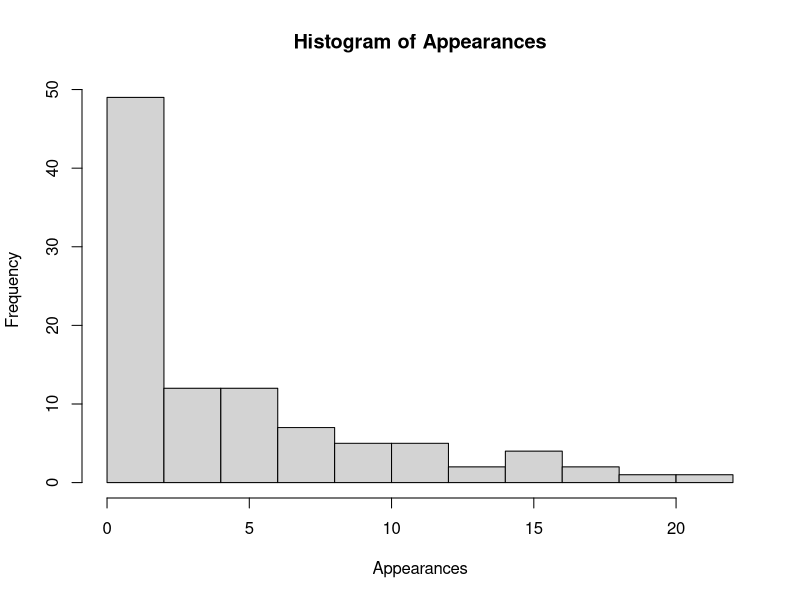
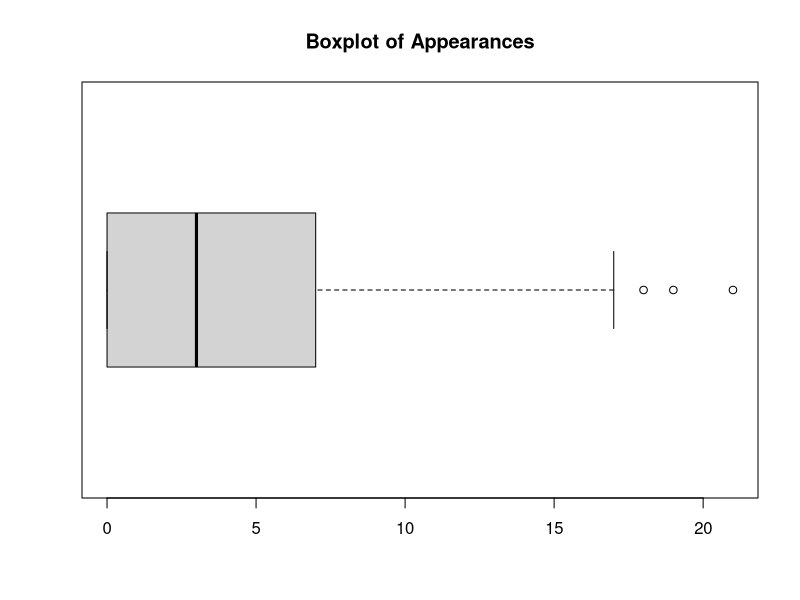
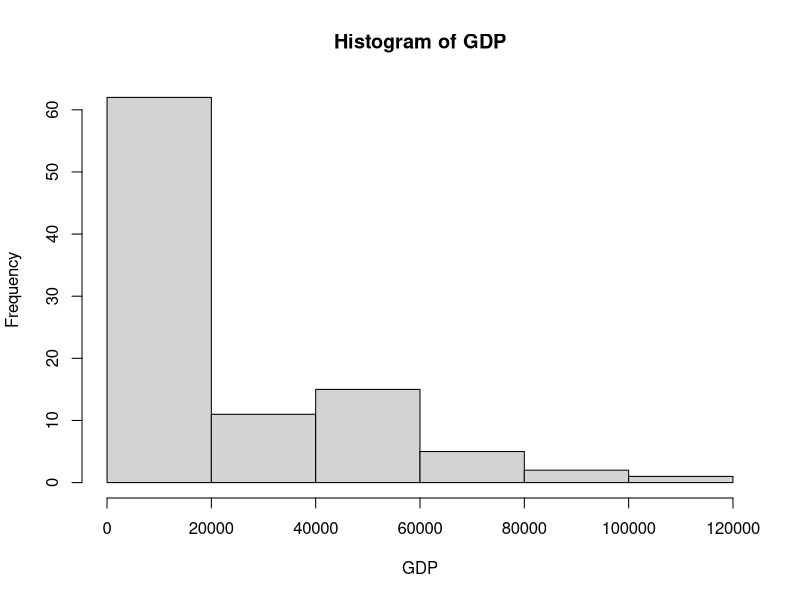
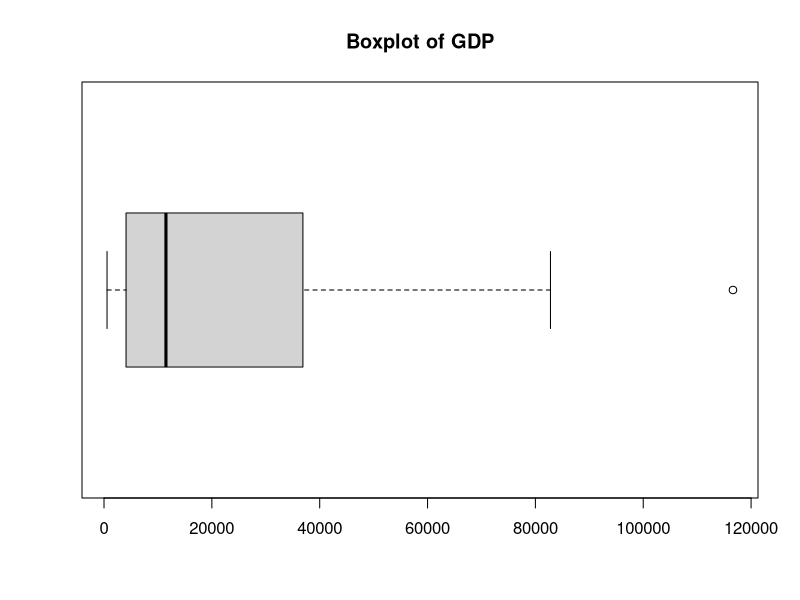
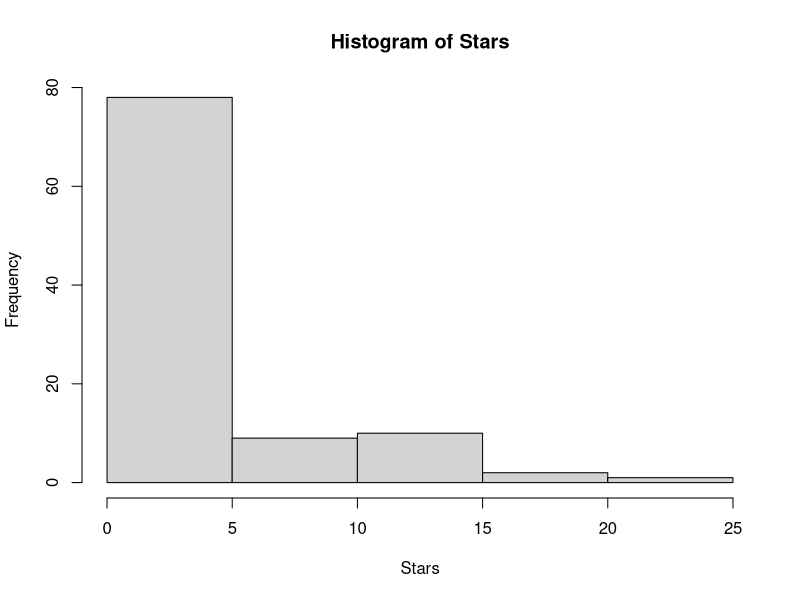
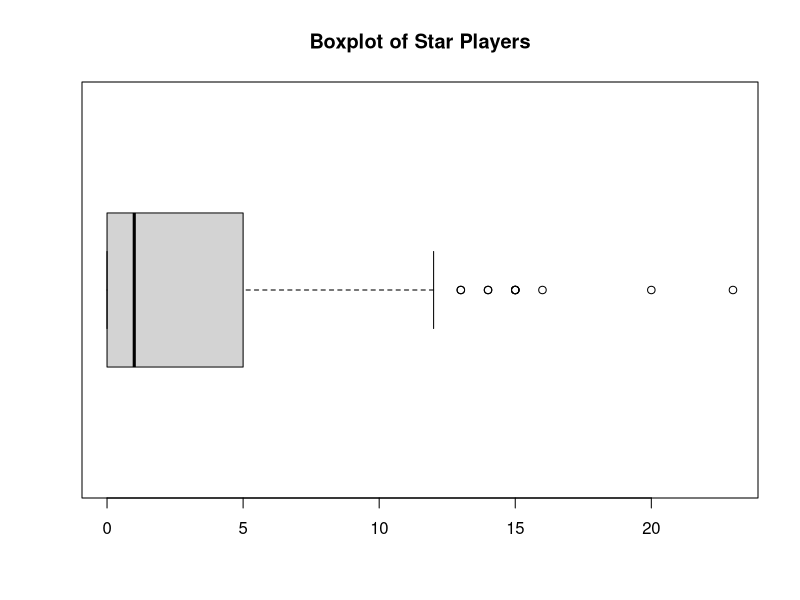
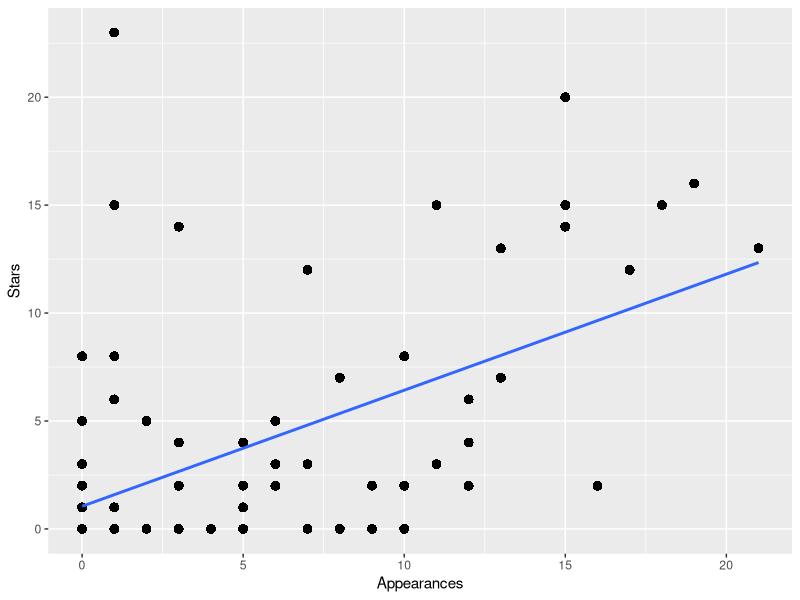

Write R code to recreate these figures, in order. (Note: this script raises an error after producing the figures.)
## ---- chunk 1
knitr::opts_chunk$set(echo = TRUE)
## ---- chunk 2
library(readxl, logical.return=FALSE)
library(ggplot2, logical.return=FALSE)
library(dplyr, warn.conflicts=FALSE)

WC<- read_xlsx('top100rank.xlsx')
attach(WC)
## ---- chunk 3
hist(Appearances, breaks = 10)
boxplot(Appearances, horizontal=TRUE, main = 'Boxplot of Appearances')
summary(Appearances)
quantile(Appearances)
## ---- chunk 4
hist(GDP)
boxplot(GDP, horizontal = TRUE, na.rm = TRUE, main = 'Boxplot of GDP')
summary(GDP, na.rm = TRUE)
quantile(GDP, na.rm =TRUE)
## ---- chunk 5
hist(Stars)
boxplot(Stars, horizontal = TRUE, main = 'Boxplot of Star Players')
summary(Stars)
quantile(Stars)
## ---- chunk 6
z <- lm(Stars~Appearances,data=WC)
summary(z)
ggplot(WC)+ 
  aes(Appearances,Stars) +
  geom_point(size = 3, shape = 16) +
  geom_smooth(method = 'lm', se = F)

cor(Stars, Appearances)

#regression analysis
residual=resid(z) ## Obtain residuals
stu.residual =studres(z) ## Obtain Studentized residuals
plot(Appearances, stu.residual , ylab="Residuals", xlab="Stars", main="Studentized Residual
Plot")
abline(h=c(-2,0,2), col=c("red", "blue", "red"), lty=c(2,1,2), lwd=c(3,2,3))
hist(stu.residual, prob =T)
curve(dnorm(x, mean=mean(stu.residual), sd=sd(stu.residual)), 
      col="darkblue", lwd=2, add=TRUE, yaxt="n")
## ---- chunk 7
m <- lm(GPD~Appearances)
summary(m)

#take out the missing values
WC.fitted <- WC %>% filter(!is.na(GPD))
m.fitted <- lm(GPD~Appearances, data = WC.fitted)
cor(WC.fitted$Appearances,WC.fitted$GPD)
summary(m.fitted)

#Scatter plot without missing values
ggplot(WC.fitted)+
  aes(WC.fitted$Appearances,WC.fitted$GPD) +
  geom_point(size = 3, shape = 16) +
  geom_smooth(method = 'lm', se = F) +
  ylab('GDP') + xlab('Appearances')
  
#regression analysis
residual1=resid(m.fitted) ## Obtain residuals
stu.residual1 =studres(m.fitted) ## Obtain Studentized residuals
plot(WC.fitted$Appearances, stu.residual1 , ylab="Residuals", xlab="Appearances", main="Studentized Residual
Plot", ylim = c(-2,2))
abline(h=c(-2,0,2), col=c("red", "blue", "red"), lty=c(2,1,2), lwd=c(3,2,3))
hist(stu.residual1, prob =T, xlim = c(-5,5))
curve(dnorm(x, mean=mean(stu.residual), sd=sd(stu.residual)), 
      col="darkblue", lwd=2, add=TRUE, yaxt="n")
## ---- chunk 8
a <- lm(Appearances ~ Ranking,data=WC)
summary(a)
ggplot(WC)+ 
  aes(Ranking,Appearances) +
  geom_point(size = 3, shape = 16) +
  geom_smooth(method = 'lm', se = F)

cor(Ranking, Appearances)

#regression analysis
residual2=resid(a) ## Obtain residuals
stu.residual2 =studres(a) ## Obtain Studentized residuals
plot(Ranking, stu.residual2 , ylab="Residuals", xlab="Ranking", main="Studentized Residual
Plot")
abline(h=c(-2,0,2), col=c("red", "blue", "red"), lty=c(2,1,2), lwd=c(3,2,3))
hist(stu.residual2, prob =T)
curve(dnorm(x, mean=mean(stu.residual2), sd=sd(stu.residual2)), 
      col="darkblue", lwd=2, add=TRUE, yaxt="n")

## ---- chunk 9
#take out the missing values
WC.fitted <- WC %>% filter(!is.na(GPD))
m.fitted1 <- lm(GPD~Ranking, data = WC.fitted)
cor(WC.fitted$Ranking,WC.fitted$GPD)
summary(m.fitted1)

#Scatter plot without missing values
ggplot(WC.fitted)+
  aes(WC.fitted$Ranking,WC.fitted$GPD) +
  geom_point(size = 3, shape = 16) +
  geom_smooth(method = 'lm', se = F) +
  ylab('GDP') + xlab('Ranking')

#regression analysis
residual3=resid(m.fitted1) ## Obtain residuals
stu.residual3 =studres(m.fitted1) ## Obtain Studentized residuals
plot(WC.fitted$Ranking, stu.residual3 , ylab="Residuals", xlab="Ranking", main="Studentized Residual
Plot", ylim = c(-2,2))
abline(h=c(-2,0,2), col=c("red", "blue", "red"), lty=c(2,1,2), lwd=c(3,2,3))
hist(stu.residual3, prob =T, xlim = c(-5,5))
curve(dnorm(x, mean=mean(stu.residual3), sd=sd(stu.residual3)), 
      col="darkblue", lwd=2, add=TRUE, yaxt="n")
